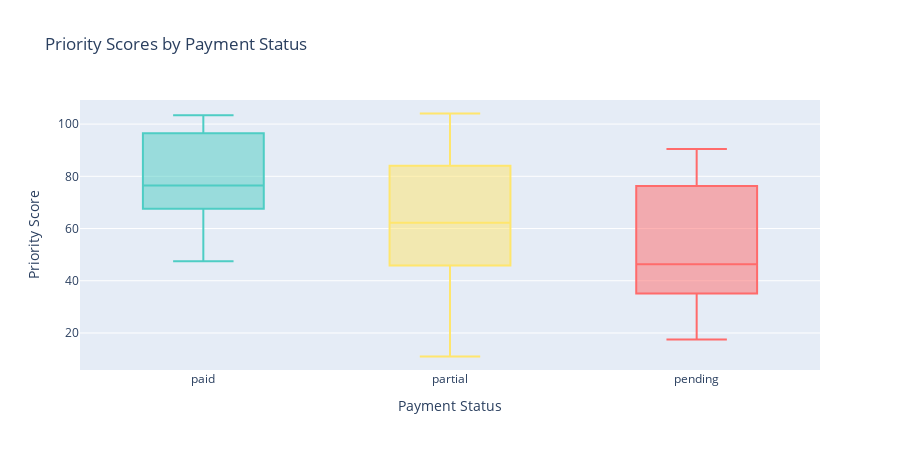

Notebook source saved alongside this figure:
### Code cell
# 5. Scores by Payment Status (Box Plot)
fig = px.box(
    scores_full_df[~scores_full_df['is_mandatory']],
    x='payment_status',
    y='final_score',
    color='payment_status',
    title='Priority Scores by Payment Status',
    labels={
        'payment_status': 'Payment Status',
        'final_score': 'Priority Score'
    },
    color_discrete_map={
        'paid': '#4ECDC4',
        'partial': '#FFE66D',
        'pending': '#FF6B6B'
    },
    category_orders={'payment_status': ['paid', 'partial', 'pending']}
)

fig.update_layout(height=450, showlegend=False)
fig.show()

### Figure 1 — Plotly figure (JSON) as saved in the notebook; plotly's stock layout.template omitted (floating-point values rounded to 4 significant figures)
{"data": [{"alignmentgroup": "True", "hovertemplate": "Payment Status=%{x}<br>Priority Score=%{y}<extra></extra>", "legendgroup": "paid", "marker": {"color": "#4ECDC4"}, "name": "paid", "notched": false, "offsetgroup": "paid", "orientation": "v", "showlegend": true, "type": "box", "x": ["paid", "paid", "paid", "paid", "paid", "paid", "paid", "paid", "paid", "paid", "paid"], "x0": " ", "xaxis": "x", "y": [103.4, 100.9, 96.54, 96.28, 83.62, 76.46, 73.55, 71.98, 66.15, 52.6, 47.45], "y0": " ", "yaxis": "y"}, {"alignmentgroup": "True", "hovertemplate": "Payment Status=%{x}<br>Priority Score=%{y}<extra></extra>", "legendgroup": "partial", "marker": {"color": "#FFE66D"}, "name": "partial", "notched": false, "offsetgroup": "partial", "orientation": "v", "showlegend": true, "type": "box", "x": ["partial", "partial", "partial", "partial", "partial", "partial", "partial", "partial"], "x0": " ", "xaxis": "x", "y": [104.0, 89.92, 78.09, 68.19, 56.23, 49.15, 42.5, 11.0], "y0": " ", "yaxis": "y"}, {"alignmentgroup": "True", "hovertemplate": "Payment Status=%{x}<br>Priority Score=%{y}<extra></extra>", "legendgroup": "pending", "marker": {"color": "#FF6B6B"}, "name": "pending", "notched": false, "offsetgroup": "pending", "orientation": "v", "showlegend": true, "type": "box", "x": ["pending", "pending", "pending", "pending", "pending", "pending", "pending", "pending", "pending", "pending", "pending", "pending", "pending", "pending", "pending", "pending", "pending"], "x0": " ", "xaxis": "x", "y": [90.5, 87.04, 80.12, 78.31, 75.58, 69.58, 65.58, 57.84, 46.36, 43.84, 41.53, 39.22, 37.24, 28.95, 25.2, 24.18, 17.5], "y0": " ", "yaxis": "y"}], "layout": {"boxmode": "overlay", "height": 450, "legend": {"title": {"text": "Payment Status"}, "tracegroupgap": 0}, "showlegend": false, "title": {"text": "Priority Scores by Payment Status"}, "xaxis": {"anchor": "y", "categoryarray": ["paid", "partial", "pending"], "categoryorder": "array", "domain": [0, 1], "title": {"text": "Payment Status"}}, "yaxis": {"anchor": "x", "domain": [0, 1], "title": {"text": "Priority Score"}}}}
